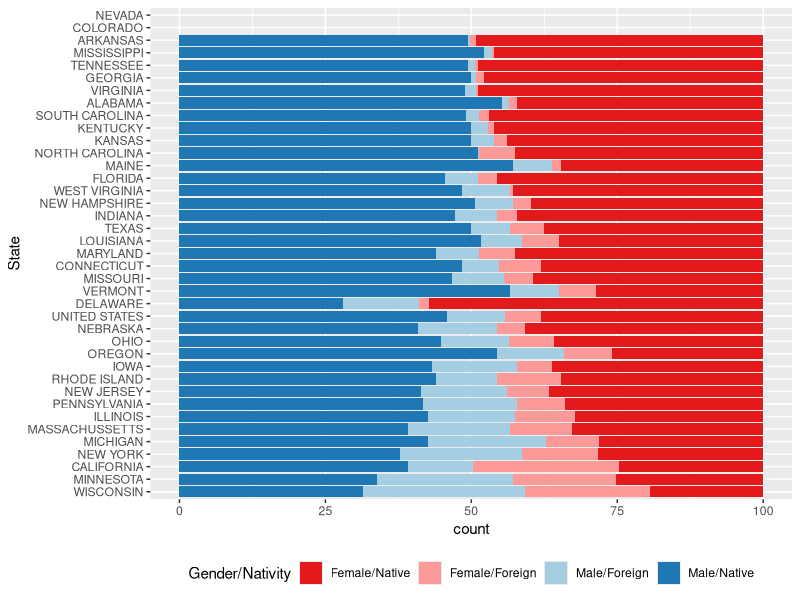

Recreate this plot in R. (Note: this script raises an error after producing the figure.)
## ---- chunk 1
blind <- read.csv("data/temp.csv", stringsAsFactors = FALSE)
## ---- chunk 2
blindprop <- read.csv("data/blind-per.state.csv", na.strings="#VALUE!")
library(ggplot2)
#qplot(reorder(State,  Female.blind.perc), Female.blind.perc, data=blindprop) + coord_flip()

library(tidyr)
library(dplyr)
blind <- blindprop %>% select(State, Male.native.blind.perc, Male.foreign.blind.perc, Female.native.blind.perc, Female.foreign.blind.perc) %>% gather(gender.born, blind, -State)

blind$gender <- "Male"
blind$gender[grep("Female", blind$gender.born)] <- "Female"

blind$nativity <- "Foreign"
blind$nativity[grep("native", blind$gender.born)] <- "Native"

library(RColorBrewer)
cols <- brewer.pal(n=8, name="Paired")

blind$gender.born <- with(blind, interaction(gender, nativity, sep="/"))
blind$gender.born <- factor(blind$gender.born, levels=c("Female/Native", "Female/Foreign", "Male/Foreign", "Male/Native"))
blind$State <- reorder(blind$State, blind$blind, function(x) x[1]+x[3])

ggplot(data=blind, aes(x=State, weight=blind, fill=gender.born)) +
  geom_bar() + 
  coord_flip() + 
  scale_fill_manual("Gender/Nativity", values=cols[c(6,5,1,2)]) +
  theme(legend.position="bottom")
## ---- chunk 3
library(readr)
cmdr <- read_fwf("data/usa_00009.sps.txt", skip = 7, 
                fwf_positions(c(3, 14), c(11, 19)), n_max=27)
cmdr$X2 <- gsub(" \\(.\\)","",cmdr$X2)
splits <- strsplit(cmdr$X2, split="-")
splits <- plyr::ldply(splits, function(x) x)
cmdr <- data.frame(cmdr[,-2], splits)
names(cmdr) <- c("variable", "start", "stop")
cmdr$start <- as.numeric(cmdr$start)
cmdr$stop <- as.numeric(cmdr$stop)

census <- read_fwf("data/usa_00009.dat", 
                   fwf_positions(cmdr$start, cmdr$stop))
names(census) <- cmdr$variable

library(dplyr)
census %>% group_by(YEAR, SEX) %>% summarize(propBLIND=sum(BLIND==2)/n()*100, n=sum(BLIND==2), N=n())

census$PERWT <- as.numeric(census$PERWT)
census$AGE <- as.numeric(census$AGE)
census$AGE[census$AGE==999] <- NA

library(ggplot2)
ggplot() + geom_histogram(aes(AGE, fill=factor(BLIND)), binwidth=1,  data=census, position="dodge") + facet_grid(BLIND~YEAR, scales="free_y")
  

# this conversion takes pretty long  
states <- read_fwf("data/usa_00009.sps.txt", skip = 98, 
                fwf_positions(c(5, 10), c(7, 30)), n_max=55)
names(states) <- c("STATEICP", "State")  
states$State <- gsub("\"", "", states$State)
statelookup <- states$State
names(statelookup) <- states$STATEICP
census$STATEICP <- statelookup[as.character(census$STATEICP)]

#urban
table(census$URBAN)
census$URBAN <- c(NA, "Rural", "Urban")[census$URBAN+1]

census$SEX <- c("Male", "Female")[census$SEX]

census$AGE <- as.numeric(census$AGE)

census$RACE <- c("White", "Black", "American Indian or Alaska Native", "Chinese", "Japanese", "Other Asian or Pacific Islander", "Other race", "Two major races", "Three or more major races")[census$RACE]

census$NATIVITY <- c(NA, 
                     "Native born, both parents native born",
                     "Native born, father foreign, mother native",
                     "Native born, father native, mother foreign",
                     "Native born, both parents foreign born",
                     "Foreign born")[as.numeric(census$NATIVITY)+1]


census$BLIND <- c(NA, "No", "Yes", "Illegible", "Unknown")[as.numeric(census$BLIND)+1]
stateprop <- census %>% group_by(STATEICP, SEX) %>% summarize(
  n=length(BLIND), 
  BLINDperc=100.0*sum(BLIND=="Yes")/length(BLIND),
  BLINDup=100.0*(sum(BLIND=="Yes")+1)/length(BLIND),
  BLINDdown=100.0*(sum(BLIND=="Yes")-1)/length(BLIND),
  BLIND = sum(BLIND=="Yes")
  )

qplot(reorder(STATEICP, BLIND), BLIND, data=stateprop, colour=SEX) + coord_flip()
qplot(reorder(STATEICP, BLINDperc), BLINDperc, data=stateprop, colour=SEX) +
  geom_segment(aes(y=BLINDdown, yend=BLINDup, xend=STATEICP)) +
  coord_flip() + ylim(c(-1,2.5))
